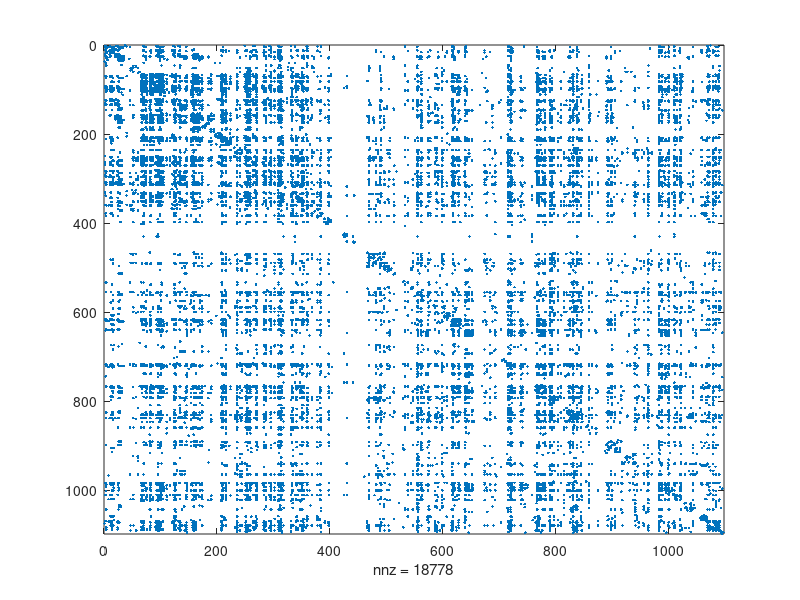

MATLAB code for this plot: (Note: this script raises an error after producing the figure.)
close all
clear all
clc


A = csvread('Adj.csv',1,1); 
figure(1)
spy(A)


%% %%%%%%%%%%%%%%%%% EXTRACT THE DISTRIBUTION %%%%%%%%%%%%%%%%%%%%%%%%%

% distribution
d = full(sum(A,2)); % in degree, for out degree 2->1
d = d(d>0); % avoid zero degrees
k = unique(d); % degree samples
pk = histc(d,k)'; % counts occurrences
pk = pk/sum(pk); % normalize to 1

% cumulative distribution
Pk = cumsum(pk,'reverse');

% log binning
klog = 10.^(0:0.1:ceil(log10(max(k))));
pklog = histc(d,klog)'; % counts occurrences
pklog = pklog/sum(pklog); % normalize to 1


%% %%%%%%%%%%%%%%%%% SHOW THE RESULTS %%%%%%%%%%%%%%%%%%%%%%%%%
figure(1)
subplot(2,2,1)
plot(k,pk,'.')
grid
xlabel('k')
ylabel('PDF')
title('linear PDF plot')
subplot(2,2,2)
loglog(k,pk,'.')
grid
xlabel('k')
ylabel('PDF')
title('logarithmic PDF plot')
subplot(2,2,3)
loglog(klog,pklog,'.')
grid
xlabel('k')
ylabel('PDF')
title('logarithmic PDF plot (log bins)')
subplot(2,2,4)
loglog(k,Pk,'.')
grid
xlabel('k')
ylabel('CCDF')
title('logarithmic CCDF plot')


%% %%%%%%%%%%%%%%%%% PURE ML FITTING %%%%%%%%%%%%%%%%%%%%%%%%%

kmin = 50;
d2 = d(d>=kmin); % restrict range
ga = 1+1/mean(log(d2/kmin)); % estimate the exponent
disp(['gamma ML = ' num2str(ga)])


%% %%%%%%%%%%%%%%%%% SHOW THE RESULTS %%%%%%%%%%%%%%%%%%%%%%%%%

figure(1)
subplot(2,2,2)
hold on
s1 = k.^(-ga); % build the PDF signal
loglog(k,s1/s1(103)*pk(103));
hold off
axis([xlim min(pk/2) 2*max(pk)])
subplot(2,2,3)
hold on
s1 = klog.^(-ga); % build the PDF signal
loglog(klog,s1/s1(21)*pklog(21));
hold off
axis([xlim min(pklog/2) 2*max(pklog)])
subplot(2,2,4)
hold on
s1 = k.^(1-ga); % build the CCDF signal
loglog(k,s1/s1(100)*Pk(100));
hold off
axis([xlim min(Pk/2) 2])


%% %%%%%%%%%%%%%%%%% ML FITTING WITH SATURATION %%%%%%%%%%%%%%%%%%
d1=d(d>10)
for ks = 1:max(k)
    kmin = min(d1);
    tmp = mean(log((d1+ks)/(kmin+ks)));
    ga2(ks) = 1+1/tmp;
    de(ks) = log(ga2(ks)-1)-log(kmin+ks)-ga2(ks)*tmp;
end
[~,ks] = max(de);
disp(['k_sat ML sat = ' num2str(ks)])
disp(['gamma ML sat = ' num2str(ga2(ks))])


%% %%%%%%%%%%%%%%%%% SHOW THE RESULTS %%%%%%%%%%%%%%%%%%%%%%%%%

figure(2)
semilogy(de)
grid
xlabel('k_{sat}')
ylabel('ML target function')
title('best k_{sat} value')

figure(3)
% data
loglog(k,Pk,'.')
hold on
% ML fitting (we make sure that the plot follows the data)
s1 = k.^(1-ga); % build the CCDF signal
loglog(k,s1/s1(10)*Pk(10));
% ML fitting with saturation
s1 = ((k+ks)/(kmin+ks)).^(1-ga2(ks));
loglog(k,s1)
hold off
axis([xlim min(Pk/2) 2])
grid
xlabel('k')
ylabel('CCDF')
title('ML fittings')
legend('data','ML','ML with sat.')
